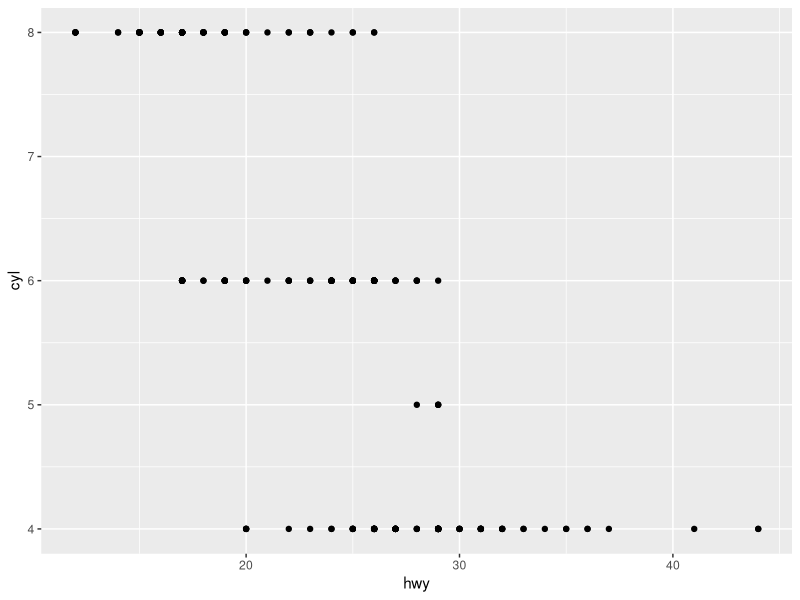
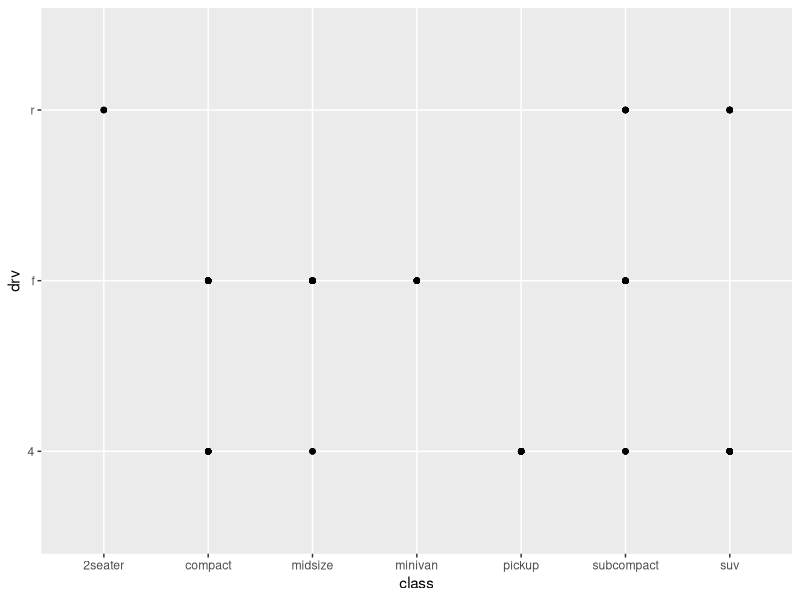
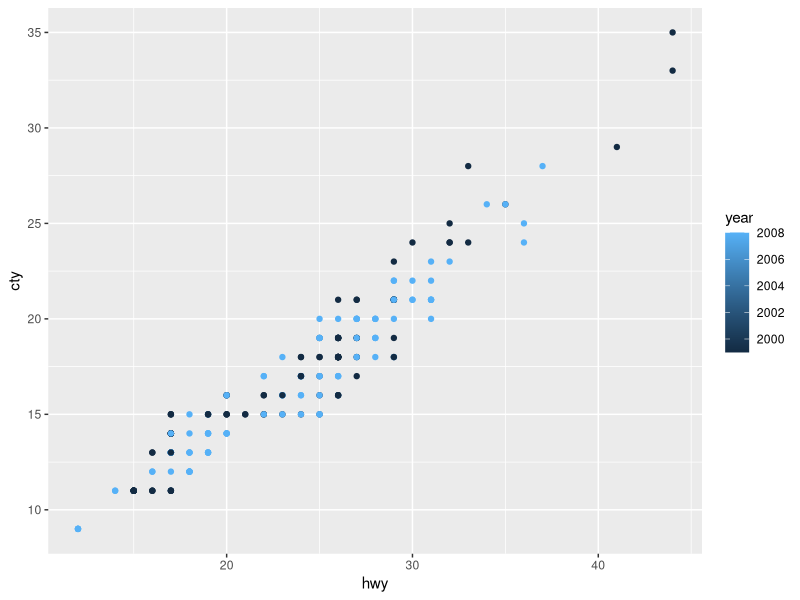
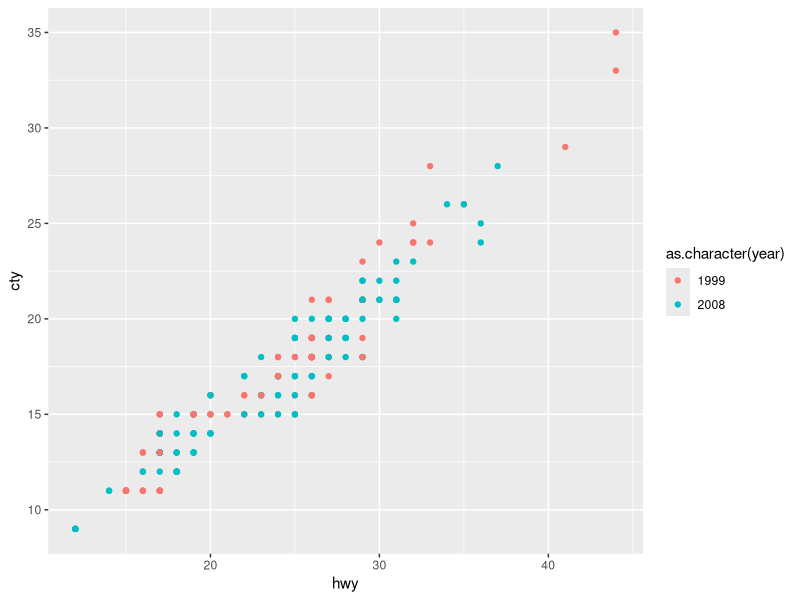
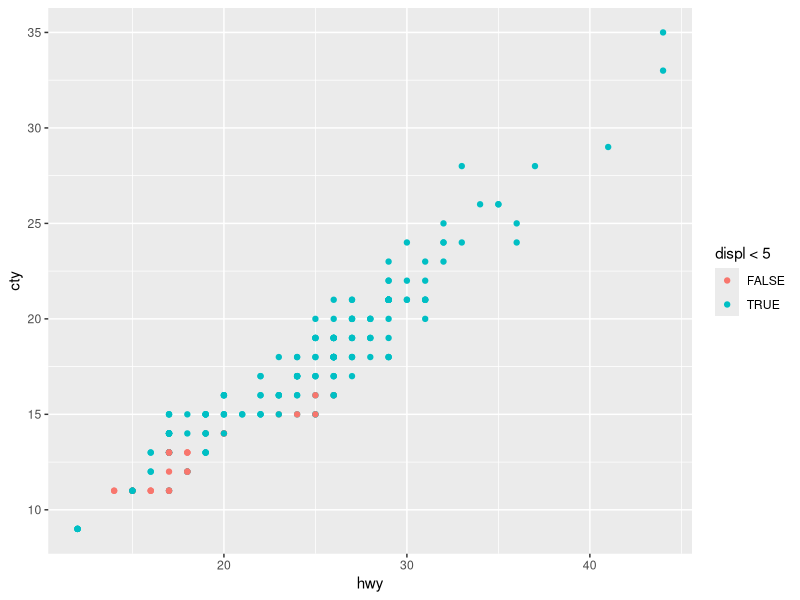
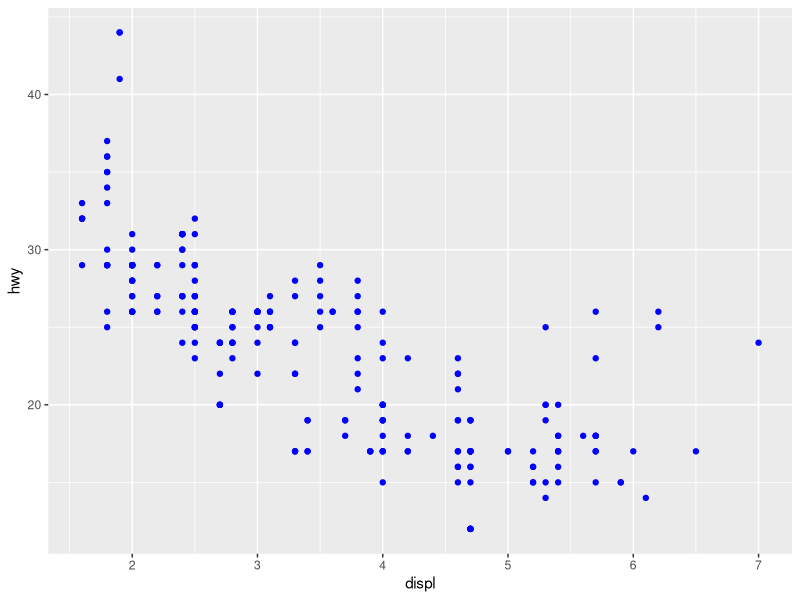
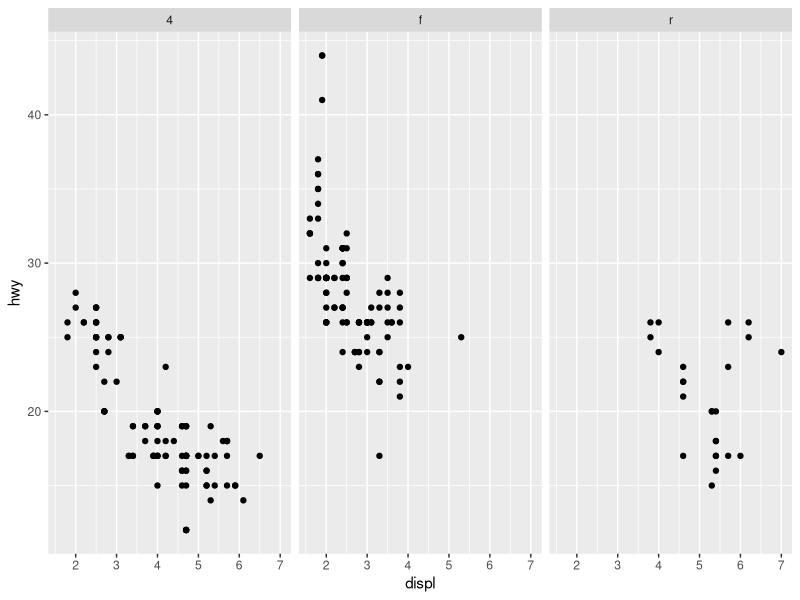
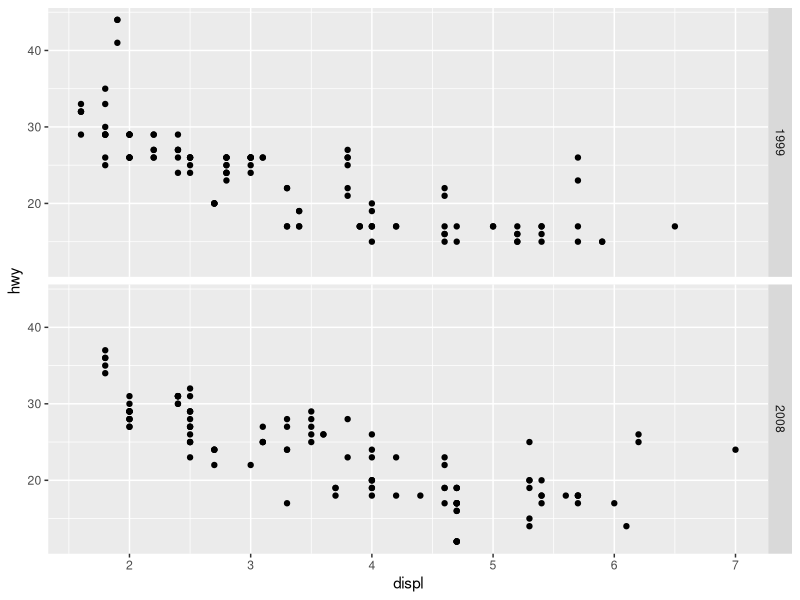

Write R code to recreate these figures, in order.
## ---- chunk 1
library(tidyverse)
## ---- chunk 2
# install.packages("devtools")
## ---- chunk 3
# devtools::install_github("hadley/r4ds")
## ---- chunk 4
list_of_packages <- c("tidyverse", "rmarkdown")
#install.packages(list_of_packages)
#I skip this step because I already installed these packages in my RStudio.
## ---- chunk 5
new.packages <- list_of_packages[!(list_of_packages %in% installed.packages()[,"Package"])]
new.packages

if(length(new.packages) > 0) 
{install.packages(new.packages, dependencies = TRUE) 
  print(paste0("The following package was installed:", new.packages)) } else if (length(new.packages) == 0) 
  {print("All packages were already installed previously")}

# Citation: https://stackoverflow.com/questions/4090169/elegant-way-to-check-for-missing-packages-and-install-them
## ---- chunk 6
# 1. How many rows are in mpg? How many columns? What do the rows represent? How about the columns?
library(tidyverse)
nrow(mpg)
ncol(mpg)

rownames(mpg)
colnames(mpg)
# https://blog.csdn.net/qq_38402294/article/details/89786009

# 2. Make a scatterplot of hwy vs cyl.
ggplot(mpg)+
  geom_point(aes(x=hwy,y=cyl))

# 3. What does the drv variable describe? Read the help for ?mpg to find out.
?mpg
## ---- chunk 7
# 4. What happens if you make a scatterplot of class vs drv? Why is the plot not useful?
ggplot(mpg)+
  geom_point(aes(x=class,y=drv))
## ---- chunk 8
# 1. Describe how the <chr>, <int> and <dbl> variable types map to whether a variable is categorical versus continuous
?mpg
print(mpg)
## ---- chunk 9
# 2. Graph the following two scatter plots.
# Graph 1
ggplot(data = mpg) +
geom_point(mapping = aes(x = hwy, y = cty, color = year))
# Graph 2
ggplot(data = mpg) +
geom_point(mapping = aes(x = hwy, y = cty, color = as.character(year)))
## ---- chunk 10
# 3. What happens if you map an aesthetic to something other than a variable name, like aes(color = displ < 5)?
ggplot(data = mpg) +
geom_point(mapping = aes(x = hwy, y = cty, color = displ < 5))
## ---- chunk 11
# 4. *Common bugs: What’s gone wrong with this code? Fix the code so the points are blue.
ggplot(data = mpg) +
geom_point(mapping = aes(x = displ, y = hwy),color = "blue")
## ---- chunk 12
# 1. Make the following plots
ggplot(data = mpg) +
geom_point(mapping = aes(x = displ, y = hwy)) +
facet_grid(cols = vars(drv))

ggplot(data = mpg) +
geom_point(mapping = aes(x = displ, y = hwy)) +
facet_grid(rows = vars(year))

ggplot(data = mpg) +
geom_point(mapping = aes(x = displ, y = hwy)) +
facet_grid(rows = vars(year), cols = vars(drv))

## ---- chunk 13
# 2. What happens if you facet on a continuous variable? Provide an example.
ggplot(data = mpg) +
geom_point(mapping = aes(x = displ, y = hwy)) +
facet_grid(cols = vars(cty))
## ---- chunk 14
# 3. Reproduce the following graph (hint: theme(axis.text = element_text(size = 16)) makes the axis labels large).
ggplot(data = mpg) +
geom_point(mapping = aes(x = class, y = hwy,color=class)) +
facet_grid(rows = vars(year))+
theme(axis.text = element_text(size = 16))
## ---- chunk 15
# 4. The x-axis labels for class on the plot may really hard to read! Can you rotate the labels by 45 degrees so that they don’t overlap one another? This would be a good time to use google. Include ggplot in your search to get more relevant answers. Remember to cite any code gathered from the internet.
ggplot(data = mpg) +
geom_point(mapping = aes(x = class, y = hwy,color=class)) +
facet_grid(rows = vars(year))+
theme(axis.text = element_text(size = 16),axis.text.x = element_text(angle = 45, vjust = 0.5, hjust=0.5))
# https://stackoverflow.com/questions/1330989/rotating-and-spacing-axis-labels-in-ggplot2 
## ---- chunk 16
# 5. *Reproduce the following graph. Why are so many manufacturers missing?
ggplot(data = mpg) +
geom_point(mapping = aes(x = displ, y = hwy,shape=manufacturer)) +
facet_grid(cols=vars(drv),rows = vars(year))
## ---- chunk 17
# 2. Will these two graphs look different? Why/why not?
ggplot(data = mpg, mapping = aes(x = displ, y = hwy)) +
geom_point() +
geom_smooth(se = FALSE)

ggplot() +
geom_point(data = mpg, mapping = aes(x = displ, y = hwy)) +
geom_smooth(data = mpg, mapping = aes(x = displ, y = hwy), se = FALSE)
## ---- chunk 18
# 3. You are investigating the connection between city gas mileage and car characteristics in your role as a policy analyst for a climate change organization. Write code to make this graph.
ggplot(data = mpg, mapping = aes(x = displ, y = cty)) +
geom_point(aes(color=drv)) +
geom_smooth(se = FALSE)
## ---- chunk 19
# 4. Make these changes. Are all four changes improvements? Which change made the plot worse and why?
ggplot(data = mpg, mapping = aes(x = displ, y = cty)) +
geom_point(aes(color=drv)) +
  labs(x = "Engine Displacement, in litres", y="City Miles per gallon",title=" City gas mileage influenced by engine displacement and \n type of drive train")+
geom_smooth(se = FALSE,color="black")+
  theme(legend.position="none")
# https://www.statology.org/remove-legend-ggplot2/
# https://ggplot2.tidyverse.org/reference/labs.html
# https://stackoverflow.com/questions/2631780/r-ggplot2-can-i-set-the-plot-title-to-wrap-around-and-shrink-the-text-to-fit-t
## ---- chunk 20
# 2. Plot ggplot(data=mpg, aes(x=hwy)) + geom_bar(). Replace the geom with a stat to make the same graph.
ggplot(data=mpg, aes(x=hwy)) + geom_bar()
ggplot(data=mpg, aes(x=hwy)) + stat_count()
## ---- chunk 21
# 5. In our proportion bar chart, we need to set group = 1. Why do we need to specify this? If we didn’t specify this, what denominator would ggplot use by default?
ggplot(data = diamonds) +
geom_bar(mapping = aes(x = cut, y = ..prop..,group=1))
## ---- chunk 22
# 1. What is the problem with this plot? How could you improve it?
ggplot(data = mpg, mapping = aes(x = cty, y = hwy)) +
geom_point() 
## ---- chunk 23
# First solution
ggplot(mpg) +
geom_jitter(aes(x = displ, y = hwy))
# Second solution
ggplot(mpg) +
geom_point(aes(x = displ, y = hwy),alpha = 0.25)
# Third solution
ggplot(mpg) +
geom_count(aes(x = displ, y = hwy))
## ---- chunk 24
# 2. Compare and contrast geom_jitter() with geom_count(). Use vocabulary from the “grammar of graphics” (see section headings) to support your argument.
ggplot(mpg) +
geom_jitter(aes(x = displ, y = hwy))

ggplot(mpg) +
geom_count(aes(x = displ, y = hwy))
## ---- chunk 25
# 3. *What’s the default position adjustment for geom_bar()? What did we add to the code to change the default behavior of geom_bar?
ggplot(data = diamonds) +
geom_bar(mapping = aes(x = cut, y = ..prop..,group=color,fill=color),position='dodge')
# https://stackoverflow.com/questions/17402967/color-the-control-group-using-geom-bar-in-r
## ---- chunk 26
# 1. What happens when you use coord_flip()?
ggplot(data = mpg, mapping = aes(x = cty, y = hwy))+
  geom_point() +
  coord_flip()

# ggplot(mpg, aes(manufacturer)) + geom_bar()
## ---- chunk 27
# 2. What does the plot below tell you about the relationship between city and highway mpg? What does geom_abline() do?  Why is coord_fixed() important? (Hint: The effect will be more apparent if you make the plot in the console (not Rmd) and then drag the edges of the plot window to resize the graph.)

ggplot(data = mpg, mapping = aes(x = cty, y = hwy)) +
geom_point() +
geom_abline() +
coord_fixed()

ggplot(data = mpg, mapping = aes(x = cty, y = hwy)) +
geom_point() +
geom_abline()
